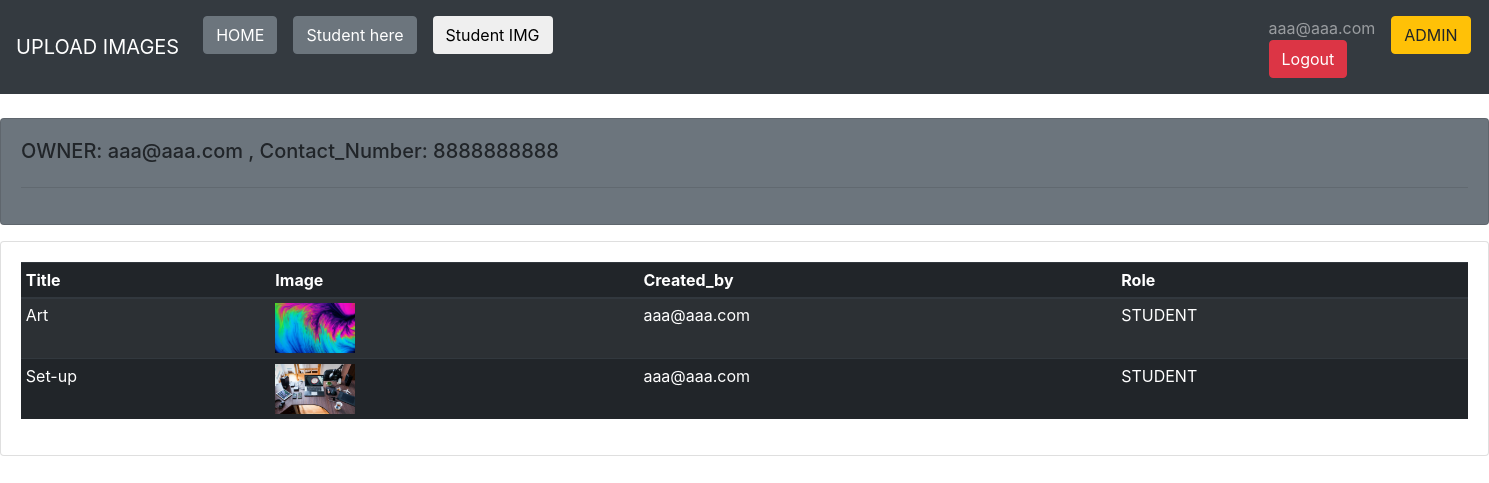
/show1/ (signed in), run on an earlier commit of the app's database.
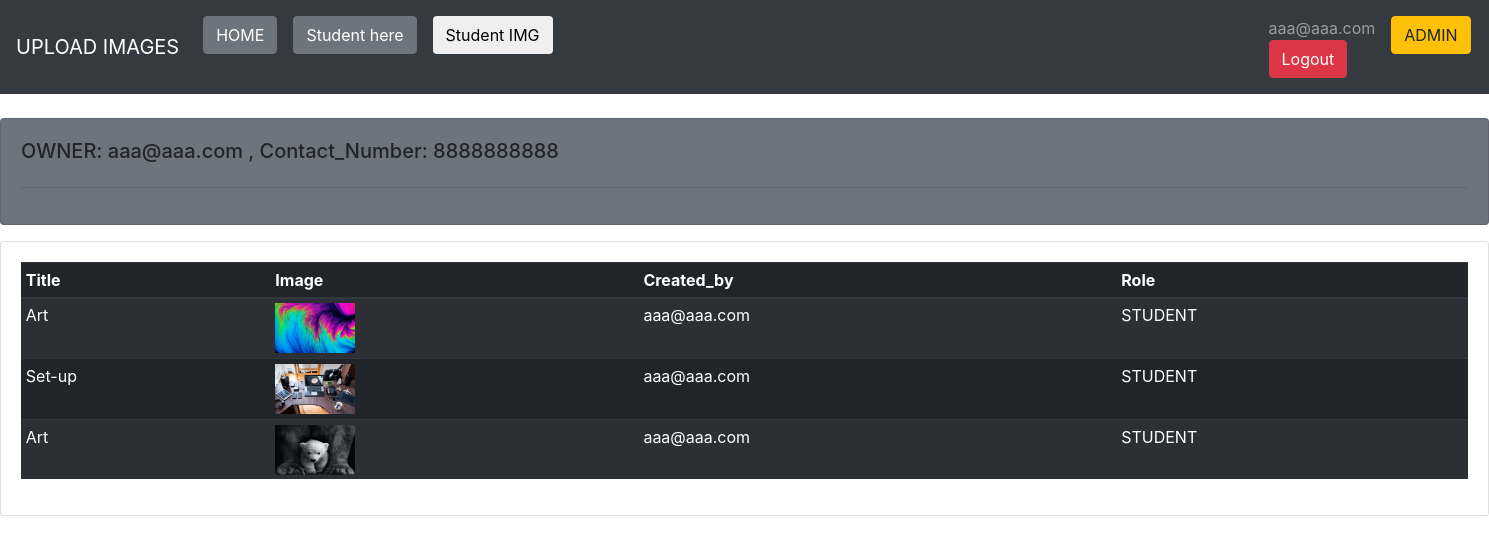
And on a later commit of the database.
### image_app/models.py (models this page shows, shortened)
class StudentImageModel(models.Model):
    title = models.CharField(max_length=100)
    image = models.FileField(upload_to=user_directory_path)
    created_by =  models.ForeignKey(User, on_delete=models.CASCADE)

### auth_app/models.py (models this page shows)
class User(AbstractBaseUser, PermissionsMixin):
    email = models.EmailField(max_length=50, unique=True)
    name = models.CharField(max_length=50)
    contact_number = models.CharField(max_length=10)
    role = models.CharField(max_length=20, default='ADMIN')
    is_staff = models.BooleanField(default=False)
    is_active = models.BooleanField(default=True)
    objects = CustomUserManager()
    USERNAME_FIELD = 'email'
    REQUIRED_FIELDS = []

### image_app/views.py (the view)
# urls.py: path('show1/', views.show1, name='show1'),
@login_required(login_url='login')
def show1(request):
    data = StudentImageModel.objects.filter(created_by__id=request.user.id)
    template_name = 'image_app/show1.html'
    context = {'data': data}
    return render(request, template_name, context)

### templates/image_app/show1.html
{% extends 'layout.html' %}
{% block content %}
<br>
<div class="row">
    <div class="col-md">
        <div class="card card-body bg-secondary">
            <h5>OWNER: {{ user.email }} , Contact_Number: {{ user.contact_number }}</h5>
            <hr>
        </div>
    </div>
</div>
<div class="row">
    <div class="col-md">
        <div class="card card-body mt-3">
            <table class="table table-sm table-striped table-dark">
                <thead>
                    <tr>
                        <th>Title</th>
                        <th>Image</th>
                        <th>Created_by</th>
                        <th>Role</th>
                    </tr>
                </thead>
                <tbody>
                    {% for obj in data %}
                    <tr>
                        <td>{{ obj.title }}</td>
                        <td><img src="/media/{{obj.image}}" style="height: 50px; width: 80px;"></td>
                        <td>{{ obj.created_by }}</td>
                        <td>{{ user.role }}</td>
                    </tr>
                    {% endfor %}
                </tbody>
            </table>
        </div>
    </div>
</div>
{% endblock %}

### templates/layout.html (shortened to what this page needs)
<!DOCTYPE html>
<html lang="en">
<head>
    <link rel="stylesheet" href="https://cdn.jsdelivr.net/npm/bootstrap@4.0.0/dist/css/bootstrap.min.css"
>
</head>
<body>
    <div>
    <nav class="navbar navbar-expand-lg navbar-dark bg-dark">
        <a class="navbar-brand" href="">UPLOAD IMAGES</a>
        <div class="collapse navbar-collapse" id="navbarNav">
            <ul class="navbar-nav">
                <li class="nav-item active">
                    <a class="nav-link" href="{% url 'home' %}"><button class="btn btn-secondary">HOME</button><span class="sr-only">(current)</span></a>
                </li>
                {% if request.user.is_active and request.user.is_staff !=  True %}
                <li class="nav-item">
                    <a class="nav-link" href="{% url 'S_upload' %}"><button class="btn btn-secondary">Student here</button></a>
                </li>
                {% endif %}
                {% if request.user.is_active and request.user.is_staff !=  True %}
                <li class="nav-item">
                    <a class="nav-link" href="{% url 'show1' %}"><button class="btn btn secondary">Student IMG</button></a>
                </li>
                {% endif %}
                {% if user.is_authenticated %}
                <li class="nav-item" style="padding-left: 700px;">
                    <a class="nav-link" href="{% url 'logout' %}"><span>{{user.email}}</span><button class="btn btn-danger">Logout</button></a>
                </li>
                {% endif %}
                <li class="nav-item">
                    <a class="nav-link" href="{% url 'admin1' %}"><button class="btn btn-warning">ADMIN</button></a>
                </li>
            </ul>
        </div>
    </nav>
</div>
    {% block content %}
    {% endblock %}
</body>
</html>

What changed in the data, as far as the page shows it:
added StudentImageModel: title "Art", image (picture), created_by "aaa@aaa.com", {{ user.role }} "STUDENT"
